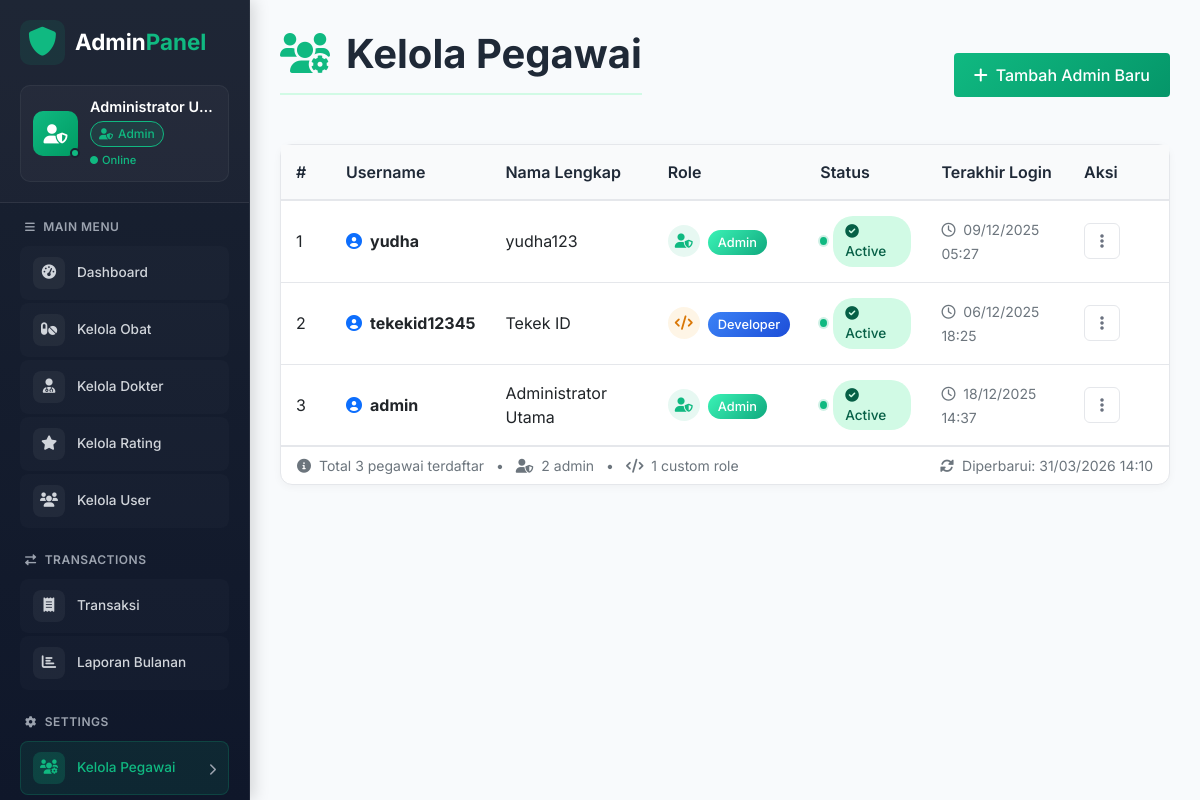
The page /screen/admin/pegawai.php (signed in) on the database its author committed.
### tables this page shows
CREATE TABLE `pegawai` (
  `id` int(11) NOT NULL,
  `username` varchar(50) NOT NULL,
  `password` varchar(255) NOT NULL,
  `nama_lengkap` varchar(100) NOT NULL,
  `status` enum('active','inactive') DEFAULT 'active',
  `role` varchar(20) NOT NULL DEFAULT 'admin',
  `created_at` timestamp NOT NULL DEFAULT current_timestamp(),
  `last_login` timestamp NULL DEFAULT NULL
);

### screen/admin/pegawai.php (the view, shortened to what the rows shown need)
<?php
require_once dirname(dirname(dirname(__FILE__))) . '/config.php';
$action = isset($_GET['action']) ? $_GET['action'] : 'list';
$sql = "SELECT * FROM pegawai ORDER BY created_at DESC";
$result = mysqli_query($conn, $sql);
$pegawai_list = [];
while ($row = mysqli_fetch_assoc($result)) {
    $pegawai_list[] = $row;
}
?>
<!DOCTYPE html>
<html lang="id">
<head>
    <link href="https://cdn.jsdelivr.net/npm/bootstrap@5.1.3/dist/css/bootstrap.min.css" rel="stylesheet">
    <link rel="stylesheet" href="https://cdnjs.cloudflare.com/ajax/libs/font-awesome/6.0.0/css/all.min.css">
</head>
<body>
    <div class="admin-container">
        <?php include 'sidebar.php'; ?>
        <main class="admin-main">
            <?php if ($action === 'list'): ?>
                <div class="d-flex justify-content-between align-items-center mb-4">
                    <h1 class="admin-title">
                        <i class="fas fa-users-cog me-3"></i>Kelola Pegawai
                    </h1>
                </div>
                <div class="card">
                    <div class="card-body p-0" style="position: relative;">
                        <?php if (empty($pegawai_list)): ?>
                            <div class="empty-state">
                                <i class="fas fa-users-slash"></i>
                                <h4 class="mb-3">Belum ada data pegawai</h4>
                                <p class="mb-4">Mulai dengan menambahkan admin pertama</p>
                                <a href="?action=add" class="btn btn-primary">
                                    <i class="fas fa-plus me-2"></i>Tambah Admin Pertama
                                </a>
                            </div>
                        <?php else: ?>
                            <div class="table-responsive">
                                <table class="table table-hover mb-0">
                                    <thead>
                                        <tr>
                                            <th width="50">#</th>
                                            <th>Username</th>
                                            <th>Nama Lengkap</th>
                                            <th>Role</th>
                                            <th>Status</th>
                                            <th>Terakhir Login</th>
                                            <th width="100" style="position: relative; z-index: 1;">Aksi</th>
                                        </tr>
                                    </thead>
                                    <tbody>
                                        <?php foreach ($pegawai_list as $index => $pegawai): ?>
                                            <tr>
                                                <td class="fw-semibold"><?php echo $index + 1; ?></td>
                                                <td>
                                                    <div class="d-flex align-items-center">
                                                        <div class="me-2">
                                                            <i class="fas fa-user-circle text-primary"></i>
                                                        </div>
                                                        <div>
                                                            <strong><?php echo htmlspecialchars($pegawai['username']); ?></strong>
                                                        </div>
                                                    </div>
                                                </td>
                                                <td><?php echo htmlspecialchars($pegawai['nama_lengkap']); ?></td>
                                                <td>
                                                    <?php
                                                    $role = $pegawai['role'] ?? 'admin';
                                                    $role_class = 'badge-custom';
                                                    $icon_class = 'icon-custom';
                                                    $role_icon = 'fa-code';
                                                    if ($role == 'admin') {
                                                        $role_class = 'badge-admin';
                                                        $icon_class = 'icon-admin';
                                                        $role_icon = 'fa-user-shield';
                                                    } elseif ($role == 'developer') {
                                                        $role_class = 'badge-developer';
                                                        $icon_class = 'icon-developer';
                                                        $role_icon = 'fa-laptop-code';
                                                    }
                                                    ?>
                                                    <div class="d-flex align-items-center">
                                                        <div class="role-icon <?php echo $icon_class; ?>">
                                                            <i class="fas <?php echo $role_icon; ?>"></i>
                                                        </div>
                                                        <div>
                                                            <span class="badge-role <?php echo $role_class; ?>">
                                                                <?php echo ucfirst($role); ?>
                                                            </span>
                                                        </div>
                                                    </div>
                                                </td>
                                                <td>
                                                    <?php
                                                    $status = $pegawai['status'];
                                                    $status_icon = ($status == 'active') ? 'check-circle' : 'times-circle';
                                                    ?>
                                                    <div class="d-flex align-items-center">
                                                        <span class="status-indicator status-<?php echo $status; ?>"></span>
                                                        <span class="badge-status badge-<?php echo $status; ?>">
                                                            <i class="fas fa-<?php echo $status_icon; ?> me-1"></i>
                                                            <?php echo ucfirst($status); ?>
                                                        </span>
                                                    </div>
                                                </td>
                                                <td>
                                                    <?php if ($pegawai['last_login']): ?>
                                                        <small class="text-muted">
                                                            <i class="far fa-clock me-1"></i>
                                                            <?php echo date('d/m/Y H:i', strtotime($pegawai['last_login'])); ?>
                                                        </small>
                                                    <?php else: ?>
                                                        <span class="text-muted">-</span>
                                                    <?php endif; ?>
                                                </td>
                                                <td style="position: relative;">
                                                    <div class="dropdown-action">
                                                        <button class="dropdown-toggle-action" onclick="toggleActionDropdown(this, event)">
                                                            <i class="fas fa-ellipsis-v"></i>
                                                        </button>
                                                    </div>
                                                </td>
                                            </tr>
                                        <?php endforeach; ?>
                                    </tbody>
                                </table>
                            </div>
                        <?php endif; ?>
                    </div>
                </div>
            <?php endif; ?>
        </main>
    </div>
</body>
</html>

### screen/admin/sidebar.php (shortened to what the rows shown need)
<?php
require_once dirname(dirname(dirname(__FILE__))) . '/config.php';
$currentUser = getCurrentUser($conn);
$username = $currentUser ? $currentUser['nama_lengkap'] : 'Admin';
$userRole = 'admin';
if ($currentUser && isset($currentUser['role']) && !empty($currentUser['role'])) {
    $userRole = $currentUser['role'];
}
elseif (isset($_SESSION['user_role']) && !empty($_SESSION['user_role'])) {
    $userRole = $_SESSION['user_role'];
}
elseif (isset($_SESSION['role']) && !empty($_SESSION['role'])) {
    $userRole = $_SESSION['role'];
    $_SESSION['user_role'] = $userRole;
}
$userRoleDisplay = ucfirst(trim($userRole));
$userRoleKey = strtolower(trim($userRole));
$roleConfig = [
    'admin' => ['icon' => 'fa-user-shield', 'color' => '#10b981', 'title' => 'Admin'],
    'developer' => ['icon' => 'fa-laptop-code', 'color' => '#3b82f6', 'title' => 'Developer'],
    'superadmin' => ['icon' => 'fa-crown', 'color' => '#f59e0b', 'title' => 'Super Admin'],
    'super admin' => ['icon' => 'fa-crown', 'color' => '#f59e0b', 'title' => 'Super Admin'],
    'manager' => ['icon' => 'fa-user-tie', 'color' => '#8b5cf6', 'title' => 'Manager'],
    'kasir' => ['icon' => 'fa-cash-register', 'color' => '#ec4899', 'title' => 'Kasir'],
    'staff' => ['icon' => 'fa-user', 'color' => '#6366f1', 'title' => 'Staff'],
    'custom' => ['icon' => 'fa-user-tag', 'color' => '#6b7280', 'title' => 'Custom'],
    'default' => ['icon' => 'fa-user', 'color' => '#9ca3af', 'title' => 'User']
];
$currentRoleConfig = $roleConfig['default'];
if (isset($roleConfig[$userRoleKey])) {
    $currentRoleConfig = $roleConfig[$userRoleKey];
}
?>
<div class="admin-sidebar">
    <div class="admin-header">
        <div class="admin-logo">
            <h2>Admin<span>Panel</span></h2>
        </div>
        <div class="user-profile">
            <div class="user-info">
                <h4 class="user-name"><?php echo htmlspecialchars($username); ?></h4>
                <div class="user-role-info">
                    <span class="role-badge"
                        style="background: <?php echo $currentRoleConfig['color']; ?>20; color: <?php echo $currentRoleConfig['color']; ?>;">
                        <i class="fas <?php echo $currentRoleConfig['icon']; ?>"></i>
                        <?php echo $userRoleDisplay; ?>
                    </span>
                </div>
                <div class="user-meta">
                    <span class="user-status active">
                    </span>
                </div>
            </div>
        </div>
    </div>
</div>

### rows shown on the page
pegawai: nama_lengkap "Administrator U…", role "Admin", username "admin", nama_lengkap "Administrator Utama", status "Active", last_login "18/12/2025 14:37"
pegawai: username "yudha", nama_lengkap "yudha123", role "Admin", status "Active", last_login "09/12/2025 05:27"
pegawai: username "tekekid12345", nama_lengkap "Tekek ID", role "Developer", status "Active", last_login "06/12/2025 18:25"

### other values the page prints
count($pegawai_list) "3"
count($admin_count) "2"
count($custom_count) "1"
